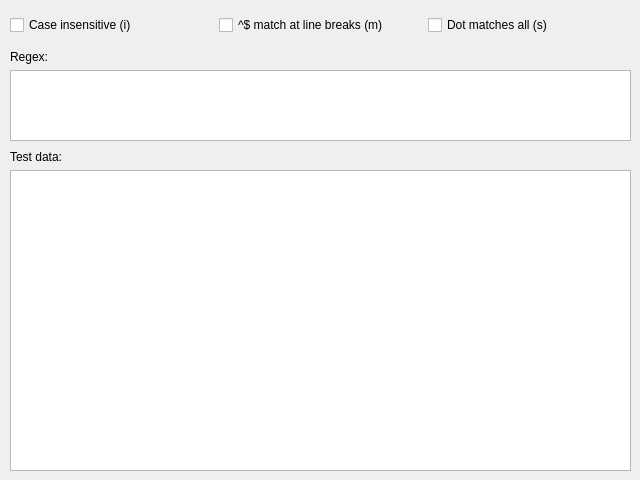
<?xml version="1.0" encoding="UTF-8"?>
<ui version="4.0">
 <class>Dialog</class>
 <widget class="QDialog" name="Dialog">
  <property name="geometry">
   <rect>
    <x>0</x>
    <y>0</y>
    <width>640</width>
    <height>480</height>
   </rect>
  </property>
  <property name="windowTitle">
   <string>Regex Tester</string>
  </property>
  <widget class="QWidget" name="verticalLayoutWidget_2">
   <property name="geometry">
    <rect>
     <x>10</x>
     <y>50</y>
     <width>621</width>
     <height>91</height>
    </rect>
   </property>
   <layout class="QVBoxLayout" name="verticalLayout_2">
    <item>
     <widget class="QLabel" name="label">
      <property name="text">
       <string>Regex:</string>
      </property>
     </widget>
    </item>
    <item>
     <widget class="QTextEdit" name="textEdit_Regex"/>
    </item>
   </layout>
  </widget>
  <widget class="QWidget" name="verticalLayoutWidget_3">
   <property name="geometry">
    <rect>
     <x>10</x>
     <y>150</y>
     <width>621</width>
     <height>321</height>
    </rect>
   </property>
   <layout class="QVBoxLayout" name="verticalLayout_3">
    <item>
     <widget class="QLabel" name="label_2">
      <property name="text">
       <string>Test data:</string>
      </property>
     </widget>
    </item>
    <item>
     <widget class="QTextEdit" name="textEdit_Data"/>
    </item>
   </layout>
  </widget>
  <widget class="QWidget" name="horizontalLayoutWidget">
   <property name="geometry">
    <rect>
     <x>10</x>
     <y>10</y>
     <width>621</width>
     <height>31</height>
    </rect>
   </property>
   <layout class="QHBoxLayout" name="horizontalLayout">
    <item>
     <widget class="QCheckBox" name="checkBox_CI">
      <property name="text">
       <string>Case insensitive (i)</string>
      </property>
     </widget>
    </item>
    <item>
     <widget class="QCheckBox" name="checkBox_MB">
      <property name="text">
       <string>^$ match at line breaks (m)</string>
      </property>
     </widget>
    </item>
    <item>
     <widget class="QCheckBox" name="checkBox_DM">
      <property name="text">
       <string>Dot matches all (s)</string>
      </property>
     </widget>
    </item>
   </layout>
  </widget>
 </widget>
 <resources/>
 <connections/>
</ui>
